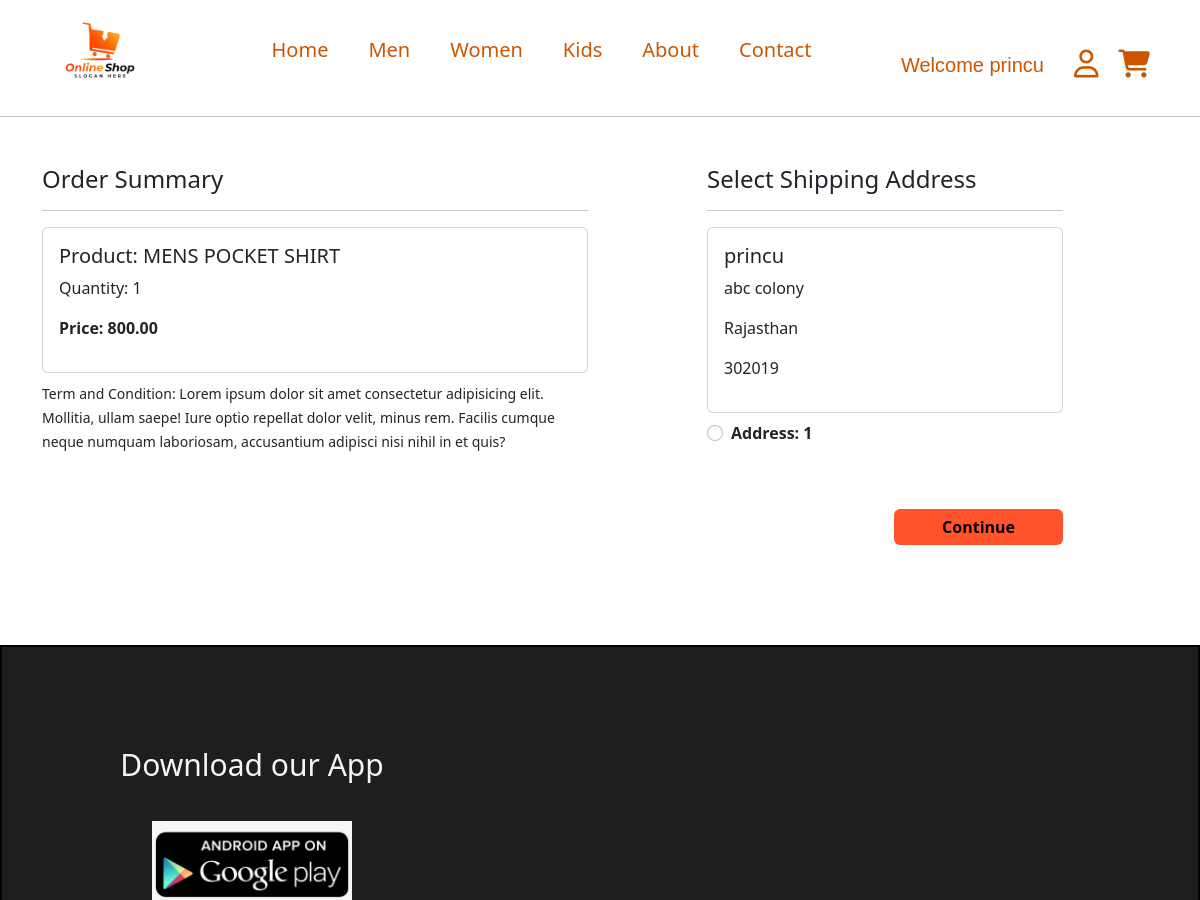
The app's page /checkout/ (signed in, upper part), older data.
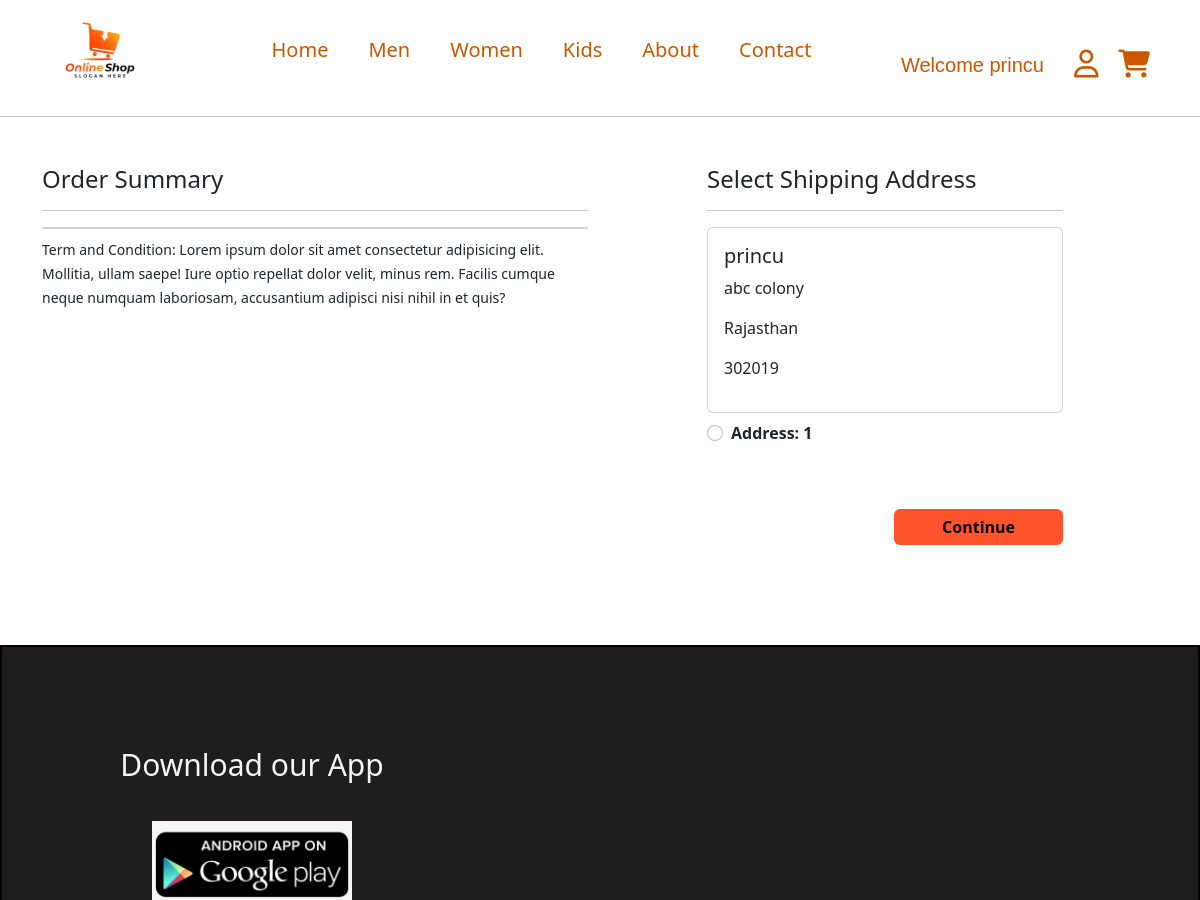
The same page, newer data.
### productapp/models.py (models this page shows, shortened)
class Cart(models.Model):
    user=models.ForeignKey(User,on_delete=models.CASCADE,default=1)
    product=models.ForeignKey(Product,on_delete=models.CASCADE)
    quantity=models.PositiveIntegerField(default=1)

class Product(models.Model):
    title = models.CharField(max_length=100)
    price = models.IntegerField()
    desc = models.CharField(max_length=1000)
    catagory = models.CharField(choices=CATEGORY_CHOICES,max_length=50)
    brand=models.CharField(choices=BRAND_CHOICES,max_length=50,default='s')
    images = models.ImageField(upload_to='media/productimages')
    color = models.CharField(max_length=255, null=True, blank=True)
    size = models.CharField(max_length=15, null=True, blank=True)

### authenticationapp/models.py (models this page shows)
class Customer(models.Model):
    user=models.ForeignKey(User,on_delete=models.CASCADE)
    First_name=models.CharField(max_length=100) # first_name
    last_name=models.CharField(max_length=100)
    Email_id=models.EmailField() #email_id
    address=models.CharField(max_length=500)
    land_mark=models.CharField(max_length=100)
    State=models.CharField(choices=STATE_CHOICES,max_length=100)
    City=models.CharField(choices=CITY_CHOICES,max_length=100)
    pin_code=models.IntegerField()
    Mobile_no=models.IntegerField()

### productapp/views.py (the view)
# urls.py: path('checkout/',views.checkout),
def checkout(request):
    user = request.user
    a = Cart.objects.filter(user=user)
    b = Customer.objects.filter(user=user)
    print(a)
    print(b)
    context = {
        'a': a,
        'b': b
    }
    return render(request, 'productapp/checkout.html', context)

### templates/productapp/checkout.html (shortened to what this page needs)
{% extends 'productapp/headerandfooter.html' %}
{% block login %}
<!doctype html>
<html lang="en">
  <head>
    <link href="https://cdn.jsdelivr.net/npm/bootstrap@5.2.3/dist/css/bootstrap.min.css" rel="stylesheet">
  </head>
  <body>
    <div class="container">
        <div class="row mt-5">
         <div class="col-sm-6">
           <h4>Order Summary</h4>
           <hr>
             <div class="card mb-2">
                {% for j in a %}
               <div class="card-body">
                 <h5>Product: {{j.product.title}}</h5>
                 <p>Quantity: 1</p>
                 <p class="fw-bold">Price: {{j.product.price}}.00</p>
               </div>
               {% endfor %}
             </div>
           <small>Term and Condition: Lorem ipsum dolor sit amet consectetur adipisicing elit. Mollitia, ullam saepe! Iure optio repellat dolor velit, minus rem. Facilis cumque neque numquam laboriosam, accusantium adipisci nisi nihil in et quis?</small>
         </div>
         <div class="col-sm-4 offset-sm-1">
           <h4>Select Shipping Address</h4>
           <hr>
           <form action="/paymentdone/">
            {% for i in b %}
             <div class="card">
               <div class="card-body">
               <h5>{{i.First_name}}</h5>
               <p>{{i.address}}</p>
               <p>{{i.State}}</p>
               <p>{{i.pin_code}}</p>
               </div>
             </div>
               <div class="form-check mt-2 mb-5">
                 <input class="form-check-input" type="radio" name="custid" id="custadd{{forloop.counter}}" value="{{i.id}}">
                 <label class="form-check-label fw-bold" for="">
                   Address: {{forloop.counter}} </label>
               </div>
               {% endfor %}
               <div class="text-end">
                 <button type="submit" class="btn btn-warning mt-3 px-5 fw-bold cart-color">Continue</button>
               </div>
             </form>
           </div>
         </div>
       </div>
  </body>
</html>
{% endblock login %}

Row changes from the older to the newer data that the page shows:
removed Cart: product "MENS POCKET SHIRT", product.price "800"
